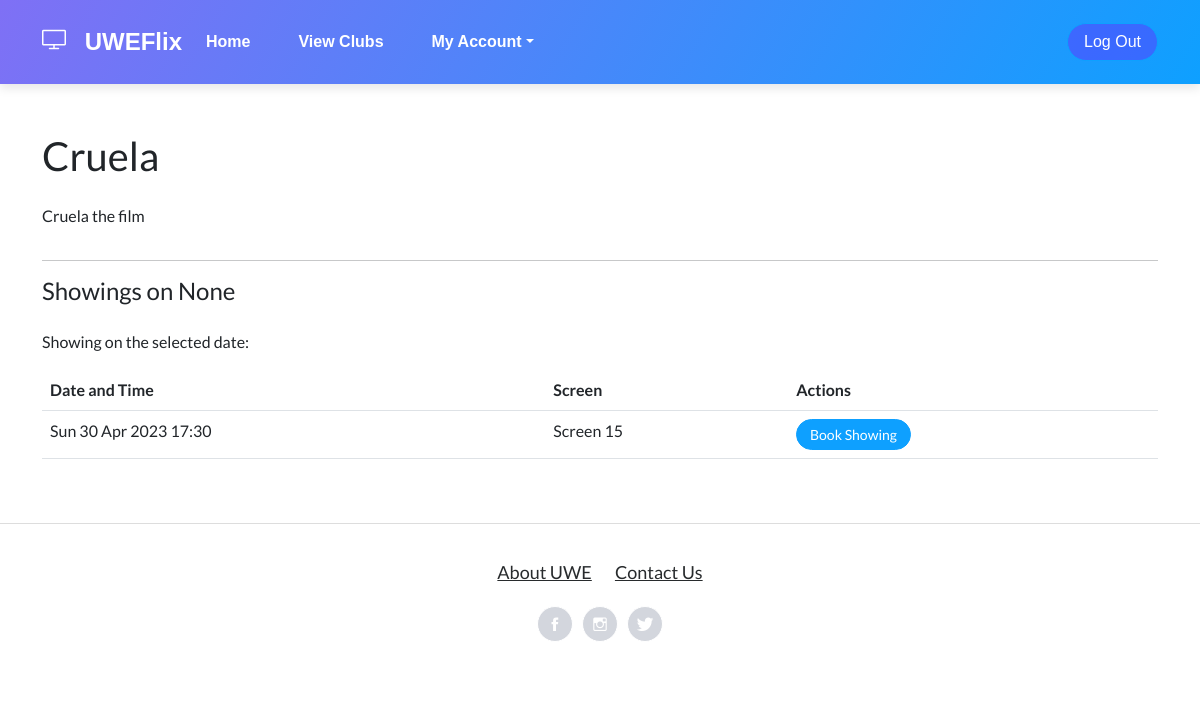
The page /index/film/1/?date=None on the database its author committed.
### CinManager/models.py (models this page shows)
class Film(models.Model):
    id = models.AutoField(primary_key=True)
    title = models.CharField(max_length=100)
    age_rating = models.PositiveSmallIntegerField()
    duration = models.PositiveIntegerField()
    trailer_description = models.TextField()
    imageurl = models.CharField(max_length=1000)

class Showing(models.Model):
    id = models.AutoField(primary_key=True)
    film = models.ForeignKey(Film, on_delete=models.DO_NOTHING)
    screen = models.ForeignKey(Screen, on_delete=models.DO_NOTHING)
    date = models.DateTimeField()

class Screen(models.Model):
    id = models.AutoField(primary_key=True)
    number = models.PositiveIntegerField()
    capacity = models.PositiveIntegerField()

### Index/views.py (the view)
# urls.py: path('film/<int:film_id>/', views.film_detail_view, name='film_detail'),
def film_detail_view(request, film_id):
    userpermissions = check_permissions(request)
    film = get_object_or_404(Film, id=film_id)
    if userpermissions == 2:
        club_rep = ClubRep.objects.get(user=request.user)
        club_id = club_rep.club.id
    else:
        club_id = 0
    selected_date = request.GET.get('date')
    print("SELECTED DATE:" , selected_date)
    if selected_date:
        try:
            selected_date = datetime.strptime(selected_date, '%Y-%m-%d').date()
            showings = Showing.objects.filter(film=film, date__date=selected_date)
            if not showings:
                messages.warning(request, "Sorry, there are no showings for this film on the selected date.")
        except ValueError:
            messages.error(request, "Invalid date format.")
            showings = Showing.objects.filter(film=film)
    else:
        showings = Showing.objects.filter(film=film)
    return render(request, 'UWEFlix/filmdetail.html', {'film': film, 'showings': showings, 'userpermissions': userpermissions, 'selected_date': selected_date, 'club_id': club_id})

### Index/views.py (called while the page is built)
def check_permissions(request):
    if request.user.is_authenticated:
        if request.user.groups.filter(name='Cinema Managers').exists():
            userpermission = 1
        elif request.user.groups.filter(name='Club Representatives').exists():
            userpermission = 2
        elif request.user.groups.filter(name='Account Managers').exists():
            userpermission = 3
        elif request.user.groups.filter(name='Guest').exists():
            userpermission = 4
        else:
            userpermission = 0
    else:
        return redirect('Login')
    return userpermission

### web_project/templates/UWEFlix/filmdetail.html (shortened to what this page needs)
{% extends "UWEFlix/layout.html" %}
{% load static %}
{% block content %}
<div class="container my-5">
    <div class="row">
        <div class="col-md-8">
            <h1 class="mb-4">{{ film.title }}</h1>
            <p>{{ film.trailer_description }}</p>
        </div>
    </div>
    <hr>
    <div class="row">
        <div class="col-md-12">
            <h4 class="mb-4">Showings{% if selected_date %} on {{ selected_date }}{% endif %}</h4>
            {% if selected_date %}
            {% if showings %}
            <p>Showing on the selected date:</p>
            {% else %}
            <p>Sorry, there are no showings on the selected date.</p>
            {% endif %}
            {% endif %}
            {% if showings %}
            <table class="table">
                <thead>
                    <tr>
                        <th>Date and Time</th>
                        <th>Screen</th>
                        <th>Actions</th>
                    </tr>
                </thead>
                <tbody>
                    {% for showing in showings %}
                    <tr>
                        <td>{{ showing.date|date:'D d M Y H:i' }}</td>
                        <td>Screen {{ showing.screen.number }}</td>
                        <td>
                            <form method="post" action="{% url 'add_to_cart' showing_id=showing.id %}">
                                <button type="submit" class="btn btn-primary btn-sm">Book Showing</button>
                            </form>
                        </td>
                    </tr>
                    {% endfor %}
                </tbody>
            </table>
            {% endif %}
        </div>
    </div>
</div>
{% endblock %}

### rows shown on the page
Film: title "Cruela", trailer_description "Cruela the film"
Showing: date "Sun 30 Apr 2023 17:30", screen.number "15"

### other values the page prints
{{ selected_date }} "None"
